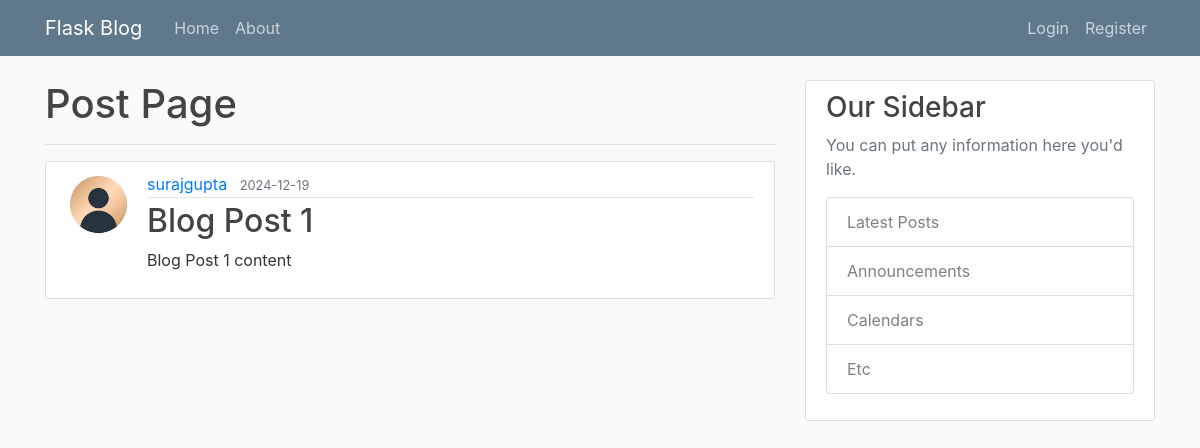
The app's page /posts/1/ with its own data.
### flaskblog/models.py (models this page shows, shortened)
class User(db.Model, UserMixin):
    id = db.Column(db.Integer, primary_key=True)
    username = db.Column(db.String(20), unique=True, nullable=False)
    email = db.Column(db.String(100), unique=True, nullable=False)
    image_file = db.Column(db.String(20), nullable=False, default="default.jpg")
    password = db.Column(db.String(60), nullable=False)
    posts = db.relationship("Post", backref="author", lazy=True)

class Post(db.Model):
    id = db.Column(db.Integer, primary_key=True)
    title = db.Column(db.String(100), nullable=False)
    date_posted = db.Column(db.DateTime, nullable=False, default=datetime.utcnow)
    content = db.Column(db.Text, nullable=False)
    user_id = db.Column(db.Integer, db.ForeignKey("user.id"), nullable=False)

### flaskblog/posts/views.py (the view)
@posts.route("/posts/<int:post_id>/")
def post(post_id):
    post = Post.query.get_or_404(post_id)
    return render_template("post.html", title=post.title, block_title="Post Page", post=post)

### flaskblog/templates/post.html (shortened to what this page needs)
{% extends "base.html" %}
{% block content %}
    <h1>{{ block_title }}</h1><hr>
    <article class="media content-section">
      <img class="rounded-circle article-img" src="{{ url_for('static', filename='profile_pics/' + post.author.image_file) }}">
      <div class="media-body">
        <div class="article-metadata">
          <a class="mr-2" href="{{ url_for('users.user_posts', username=post.author.username) }}">{{ post.author.username }}</a>
          <small class="text-muted">{{ post.date_posted.strftime('%Y-%m-%d') }}</small>
        </div>
        <h2 class="article-title">{{ post.title }}</h2>
        <p class="article-content">{{ post.content }}</p>
      </div>
    </article>
{% endblock content %}

### flaskblog/static/main.css (style rules this page uses)
body { background: #fafafa; color: #333333; margin-top: 5rem; }
h1, h2, h3, h4, h5, h6 { color: #444444; }
.content-section { background: #ffffff; padding: 10px 20px; border: 1px solid #dddddd; border-radius: 3px; margin-bottom: 20px; }
.article-title { color: #444444; }
.article-content { white-space: pre-line; }
.article-img { height: 65px; width: 65px; margin-right: 16px; }
.article-metadata { padding-bottom: 1px; margin-bottom: 4px; border-bottom: 1px solid #e3e3e3 }

### records on screen
User: image_file (picture), author.username "surajgupta"
Post: date_posted "2024-12-19", title "Blog Post 1", content "Blog Post 1 content"

### other values on screen
{{ block_title }} "Post Page"
